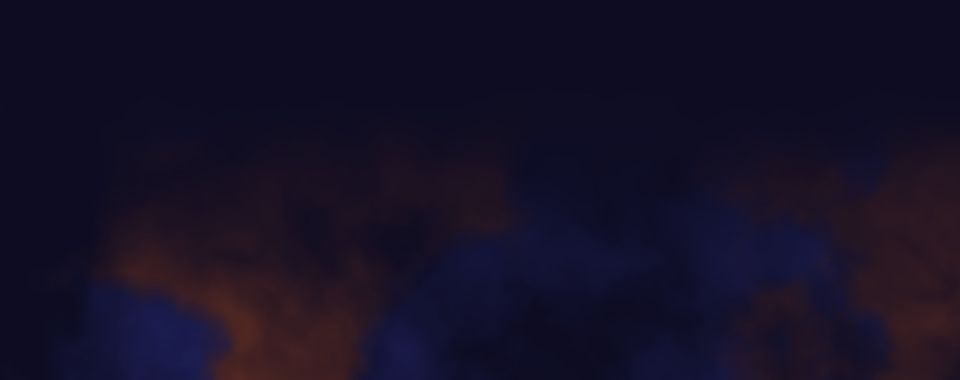
#> input picture src/assets/artwork/field-dark.jpg, 1920 x 760 px (shown at 1/2 size)
$ python duotone.py ../../src/assets/artwork/field-dark.jpg out.png
#> lines starting #> are read from the running program, lines starting #| are printed output that depends on the picture
#!/usr/bin/env python3
"""Duotone a photograph through the brand ramp: luminance -> indigo, orange, paper,
with the same film grain as the renders.

  python tools/artwork/duotone.py in.jpg out.jpg [--width 1600]
"""

import sys, argparse, numpy as np
from PIL import Image, ImageFilter, ImageOps

ap = argparse.ArgumentParser()
ap.add_argument("src")
ap.add_argument("dst")
ap.add_argument("--width", type=int, default=1600)
A = ap.parse_args()


def hexc(h):
    h = h.lstrip("#")
    return np.array([int(h[i : i + 2], 16) for i in (0, 2, 4)], np.float32) / 255


INDIGO, ORANGE, PAPER = hexc("#2c3086"), hexc("#f26722"), hexc("#faf9f6")
# ramp stops on luminance (0..1): shadows indigo, mids orange, highlights paper
STOPS = [(0.0, INDIGO), (0.3, INDIGO), (0.62, ORANGE), (0.92, PAPER), (1.0, PAPER)]

im = Image.open(A.src)
#> im is the input picture: PIL image 1920x760 RGB; mean R, G, B 21.6, 16.2, 37.9
im = ImageOps.exif_transpose(im).convert("RGB")
if im.width > A.width:
    im = im.resize((A.width, round(im.height * A.width / im.width)), Image.LANCZOS)
#> im: PIL image 1600x633 RGB
g = (
    np.asarray(ImageOps.autocontrast(im.convert("L"), cutoff=1)).astype(np.float32)
    / 255
)
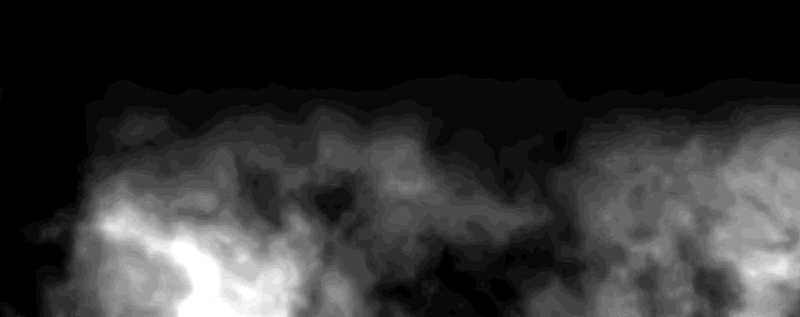
#> g: shape (633, 1600) float32 (shown at 1/2 size); min 0, max 1, mean 0.192
# smoothstep-ish easing between stops
lut = np.zeros((256, 3), np.float32)
xs = np.linspace(0, 1, 256)
for i, x in enumerate(xs):
    for (p0, c0), (p1, c1) in zip(STOPS[:-1], STOPS[1:]):
        if p0 <= x <= p1:
            t = 0 if p1 == p0 else (x - p0) / (p1 - p0)
            t = t * t * (3 - 2 * t)
            lut[i] = c0 * (1 - t) + c1 * t
            break
out = lut[(g * 255).round().astype(np.uint8)]
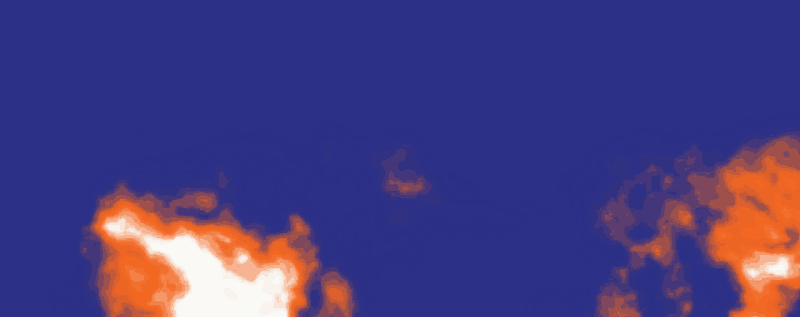
#> out: shape (633, 1600, 3) float32 (shown at 1/2 size); mean of channels 0, 1, 2 0.284, 0.239, 0.503; drawn as R, G, B
rng = np.random.default_rng(7)
noise = rng.normal(0, 0.06, g.shape).astype(np.float32)
noise = (
    np.asarray(
        Image.fromarray(((noise * 4 + 0.5).clip(0, 1) * 255).astype(np.uint8)).filter(
            ImageFilter.GaussianBlur(0.35)
        )
    ).astype(np.float32)
    / 255
)
out = out + ((noise - 0.5) / 4)[..., None]
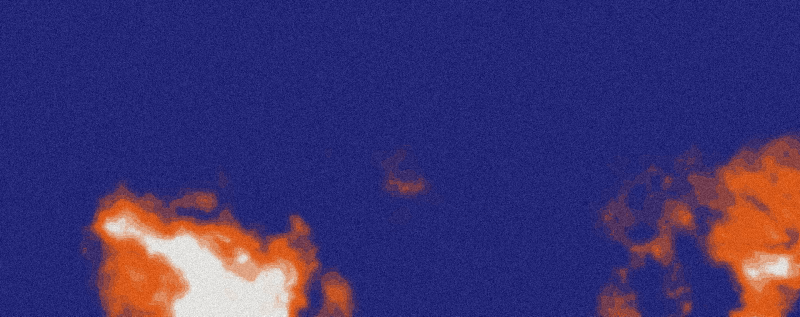
#> out: shape (633, 1600, 3) float32 (shown at 1/2 size); mean of channels 0, 1, 2 0.284, 0.24, 0.5; drawn with min black and max white
Image.fromarray((out.clip(0, 1) * 255).round().astype(np.uint8)).save(
    A.dst, quality=88, subsampling=0, optimize=True
)
print("wrote", A.dst)
